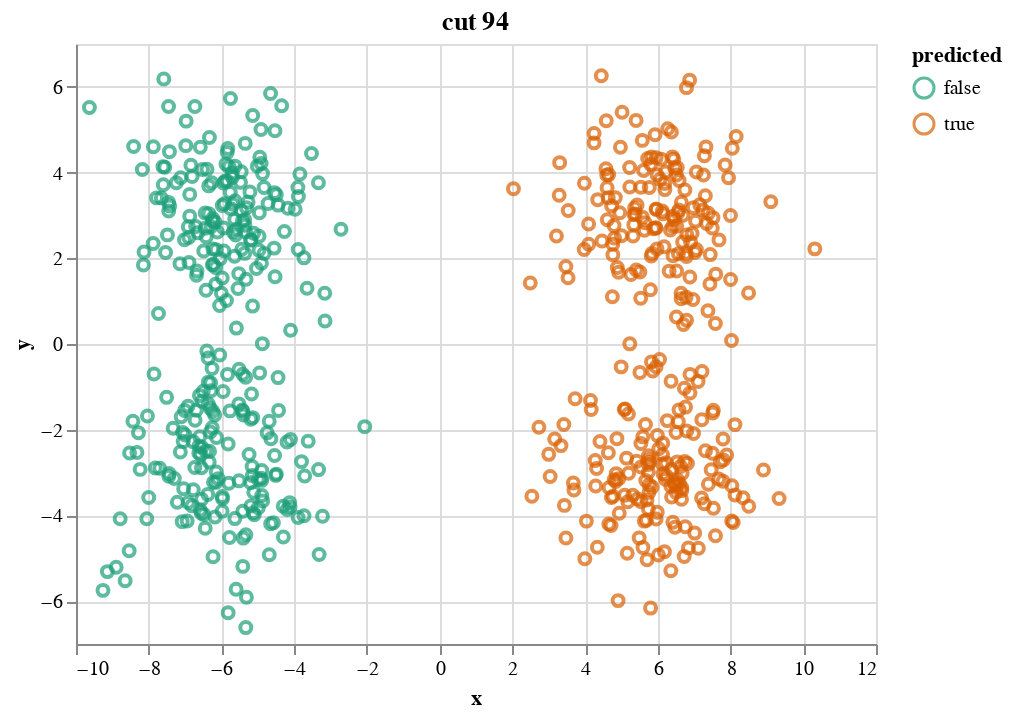
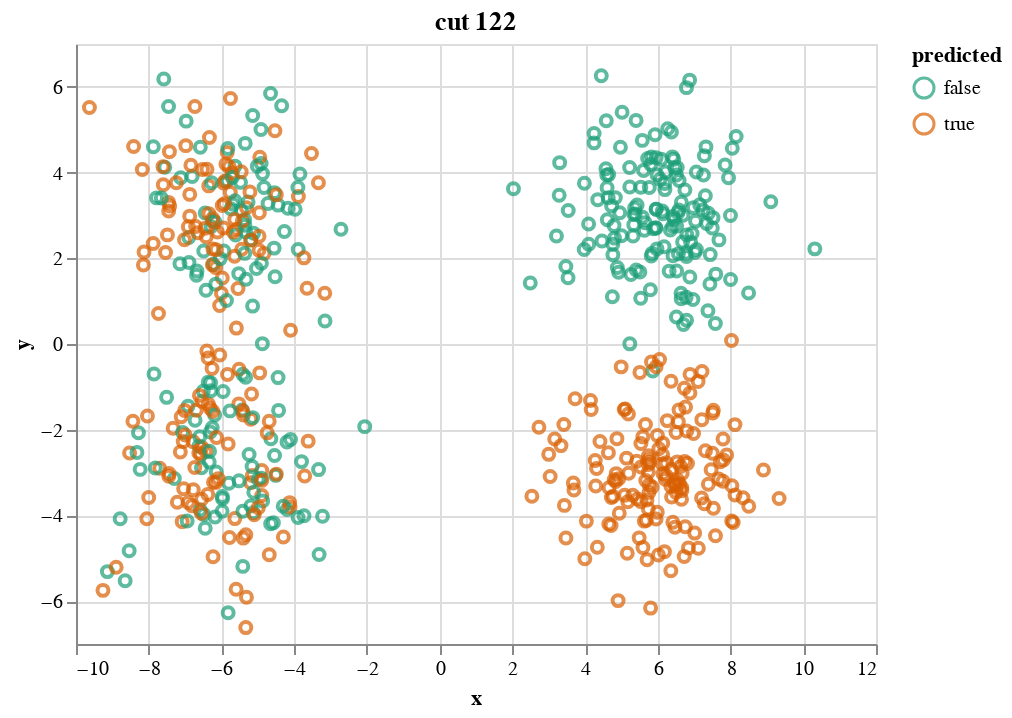

The notebook cell saved with these charts, in order:
### Code cell
def plot_cut_contracted(cuts, col): 
    return p.assignments(data.xs, cuts[:, col]).properties(title=f"cut {col}")
cuts = tangles.cuts_.values.T
# for col in [94, 126, 101, 96]:
#     plot_cut_contracted(tangles.cuts_.values.T, col).display()
for col in [94, 122]:
     plot_cut_contracted(tangles.cuts_.values.T, col).display()

### Figure 1 — Vega-Lite specification as saved in the notebook (floating-point values rounded to 4 significant figures; data arrays with more than 128 entries replaced by an {"elided": "..."} marker saying what was removed)
{"config": {"view": {"continuousWidth": 400, "continuousHeight": 300}}, "data": {"name": "data-fc7b7b7f1a2556c87865df7d1a3eeb0a"}, "mark": "point", "encoding": {"color": {"type": "nominal", "field": "predicted", "scale": {"scheme": "dark2"}}, "x": {"type": "quantitative", "field": "x"}, "y": {"type": "quantitative", "field": "y"}}, "title": "cut 94", "$schema": "https://vega.github.io/schema/vega-lite/v4.8.1.json", "datasets": {"data-fc7b7b7f1a2556c87865df7d1a3eeb0a": {"elided": "600 records"}}}

### Figure 2 — Vega-Lite specification as saved in the notebook (floating-point values rounded to 4 significant figures; data arrays with more than 128 entries replaced by an {"elided": "..."} marker saying what was removed)
{"config": {"view": {"continuousWidth": 400, "continuousHeight": 300}}, "data": {"name": "data-4ba6b40c518f5cabfe6539055bc9d93b"}, "mark": "point", "encoding": {"color": {"type": "nominal", "field": "predicted", "scale": {"scheme": "dark2"}}, "x": {"type": "quantitative", "field": "x"}, "y": {"type": "quantitative", "field": "y"}}, "title": "cut 122", "$schema": "https://vega.github.io/schema/vega-lite/v4.8.1.json", "datasets": {"data-4ba6b40c518f5cabfe6539055bc9d93b": {"elided": "600 records"}}}
